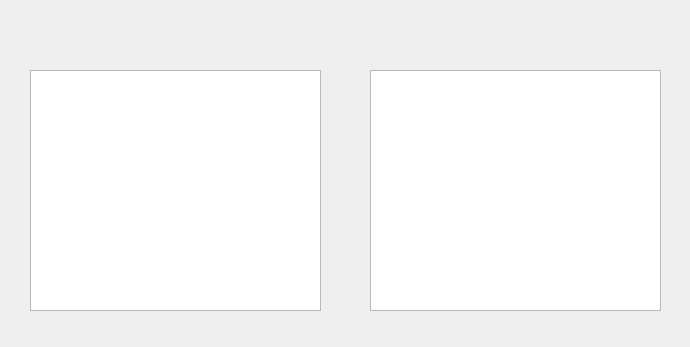
<?xml version="1.0" encoding="UTF-8"?>
<ui version="4.0">
 <class>Plot</class>
 <widget class="QWidget" name="Plot">
  <property name="geometry">
   <rect>
    <x>0</x>
    <y>0</y>
    <width>690</width>
    <height>347</height>
   </rect>
  </property>
  <property name="windowTitle">
   <string>Form</string>
  </property>
  <widget class="QChartView" name="Oi">
   <property name="geometry">
    <rect>
     <x>30</x>
     <y>70</y>
     <width>291</width>
     <height>241</height>
    </rect>
   </property>
  </widget>
  <widget class="QChartView" name="Oi2">
   <property name="geometry">
    <rect>
     <x>370</x>
     <y>70</y>
     <width>291</width>
     <height>241</height>
    </rect>
   </property>
  </widget>
 </widget>
 <customwidgets>
  <customwidget>
   <class>QChartView</class>
   <extends>QGraphicsView</extends>
   <header>QtCharts</header>
  </customwidget>
 </customwidgets>
 <resources/>
 <connections/>
</ui>
